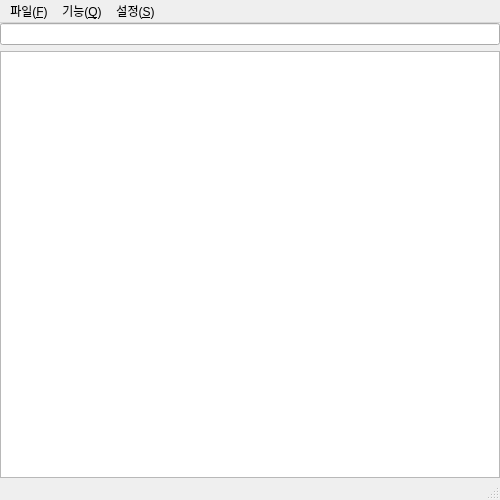
<?xml version="1.0" encoding="UTF-8"?>
<ui version="4.0">
 <class>MainWindow</class>
 <widget class="QMainWindow" name="MainWindow">
  <property name="geometry">
   <rect>
    <x>0</x>
    <y>0</y>
    <width>500</width>
    <height>500</height>
   </rect>
  </property>
  <property name="windowTitle">
   <string>MainWindow</string>
  </property>
  <widget class="QWidget" name="centralwidget">
   <layout class="QGridLayout" name="gridLayout_2">
    <property name="leftMargin">
     <number>0</number>
    </property>
    <property name="topMargin">
     <number>0</number>
    </property>
    <property name="rightMargin">
     <number>0</number>
    </property>
    <property name="bottomMargin">
     <number>0</number>
    </property>
    <item row="0" column="0">
     <layout class="QGridLayout" name="gridLayout">
      <item row="2" column="0">
       <widget class="QTextEdit" name="textEdit">
        <property name="font">
         <font>
          <family>맑은 고딕</family>
          <pointsize>14</pointsize>
         </font>
        </property>
        <property name="lineWrapMode">
         <enum>QTextEdit::NoWrap</enum>
        </property>
       </widget>
      </item>
      <item row="1" column="0">
       <widget class="QLineEdit" name="lineEdit"/>
      </item>
     </layout>
    </item>
   </layout>
  </widget>
  <widget class="QMenuBar" name="menubar">
   <property name="geometry">
    <rect>
     <x>0</x>
     <y>0</y>
     <width>500</width>
     <height>26</height>
    </rect>
   </property>
   <widget class="QMenu" name="menu_F">
    <property name="title">
     <string>파일(&amp;F)</string>
    </property>
    <addaction name="actionsave"/>
    <addaction name="actionopen"/>
   </widget>
   <widget class="QMenu" name="menu_S">
    <property name="title">
     <string>설정(&amp;S)</string>
    </property>
    <addaction name="actionfont"/>
    <addaction name="actionline"/>
   </widget>
   <widget class="QMenu" name="menu">
    <property name="title">
     <string>기능(&amp;Q)</string>
    </property>
    <addaction name="actionfind"/>
   </widget>
   <addaction name="menu_F"/>
   <addaction name="menu"/>
   <addaction name="menu_S"/>
  </widget>
  <widget class="QStatusBar" name="statusbar"/>
  <action name="actionsave">
   <property name="text">
    <string>저장(&amp;S)</string>
   </property>
   <property name="shortcut">
    <string>Ctrl+S</string>
   </property>
  </action>
  <action name="actionopen">
   <property name="text">
    <string>열기(&amp;O)</string>
   </property>
   <property name="shortcut">
    <string>Ctrl+O</string>
   </property>
  </action>
  <action name="actionfont">
   <property name="checkable">
    <bool>true</bool>
   </property>
   <property name="text">
    <string>폰트</string>
   </property>
  </action>
  <action name="actionline">
   <property name="text">
    <string>줄바꿈</string>
   </property>
  </action>
  <action name="actionfind">
   <property name="text">
    <string>찾고 바꾸기(&amp;H)</string>
   </property>
   <property name="shortcut">
    <string>Ctrl+H</string>
   </property>
  </action>
 </widget>
 <resources/>
 <connections/>
</ui>
